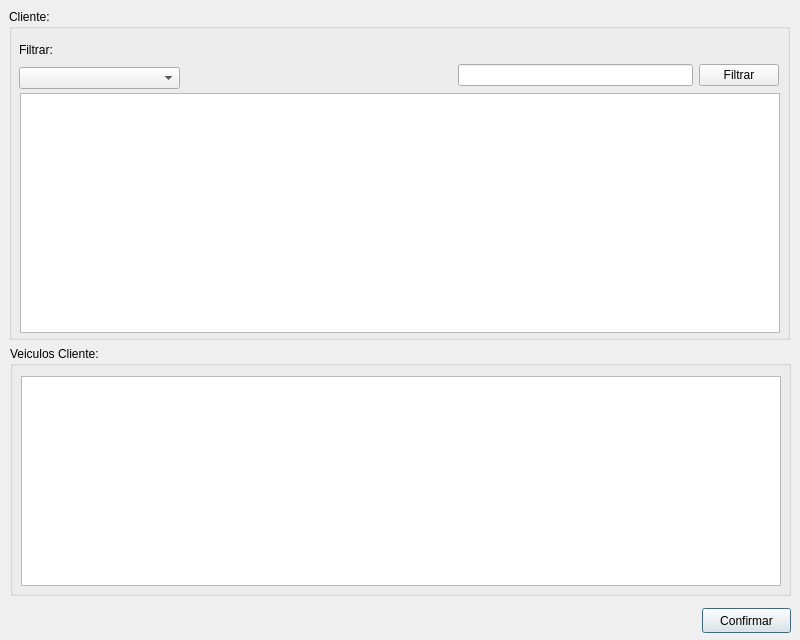
<?xml version="1.0" encoding="UTF-8"?>
<ui version="4.0">
 <class>frms_selecionacliente</class>
 <widget class="QDialog" name="frms_selecionacliente">
  <property name="geometry">
   <rect>
    <x>0</x>
    <y>0</y>
    <width>800</width>
    <height>640</height>
   </rect>
  </property>
  <property name="windowTitle">
   <string>Seleção de Clientes</string>
  </property>
  <widget class="QPushButton" name="btn_confirmarCliente">
   <property name="geometry">
    <rect>
     <x>702</x>
     <y>608</y>
     <width>89</width>
     <height>25</height>
    </rect>
   </property>
   <property name="text">
    <string>Confirmar</string>
   </property>
  </widget>
  <widget class="QGroupBox" name="groupBox">
   <property name="geometry">
    <rect>
     <x>9</x>
     <y>9</y>
     <width>781</width>
     <height>331</height>
    </rect>
   </property>
   <property name="title">
    <string>Cliente:</string>
   </property>
   <widget class="QWidget" name="layoutWidget">
    <property name="geometry">
     <rect>
      <x>10</x>
      <y>30</y>
      <width>161</width>
      <height>50</height>
     </rect>
    </property>
    <layout class="QVBoxLayout" name="verticalLayout">
     <item>
      <widget class="QLabel" name="label">
       <property name="text">
        <string>Filtrar:</string>
       </property>
      </widget>
     </item>
     <item>
      <widget class="QComboBox" name="cb_filtrar"/>
     </item>
    </layout>
   </widget>
   <widget class="QTableWidget" name="tw_selecionaCliente">
    <property name="geometry">
     <rect>
      <x>11</x>
      <y>84</y>
      <width>760</width>
      <height>240</height>
     </rect>
    </property>
   </widget>
   <widget class="QWidget" name="layoutWidget">
    <property name="geometry">
     <rect>
      <x>449</x>
      <y>53</y>
      <width>321</width>
      <height>27</height>
     </rect>
    </property>
    <layout class="QHBoxLayout" name="horizontalLayout">
     <item>
      <widget class="QLineEdit" name="txt_filtrarCliente"/>
     </item>
     <item>
      <widget class="QPushButton" name="btn_filtrarCliente">
       <property name="text">
        <string>Filtrar</string>
       </property>
      </widget>
     </item>
    </layout>
   </widget>
  </widget>
  <widget class="QGroupBox" name="groupBox_2">
   <property name="geometry">
    <rect>
     <x>10</x>
     <y>346</y>
     <width>781</width>
     <height>250</height>
    </rect>
   </property>
   <property name="title">
    <string>Veiculos Cliente:</string>
   </property>
   <widget class="QTableWidget" name="tw_selecionaVeiculo">
    <property name="geometry">
     <rect>
      <x>11</x>
      <y>30</y>
      <width>760</width>
      <height>210</height>
     </rect>
    </property>
   </widget>
  </widget>
  <zorder>groupBox</zorder>
  <zorder>btn_confirmarCliente</zorder>
  <zorder>groupBox_2</zorder>
 </widget>
 <resources/>
 <connections/>
</ui>
